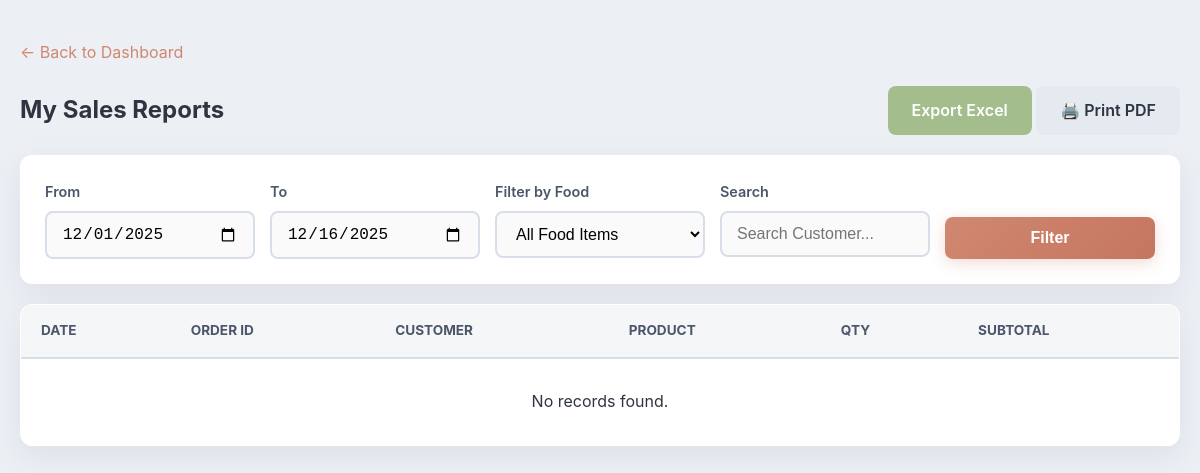
Page /pages/vendor_reports.php?page=2 (signed in) on the earlier database version.
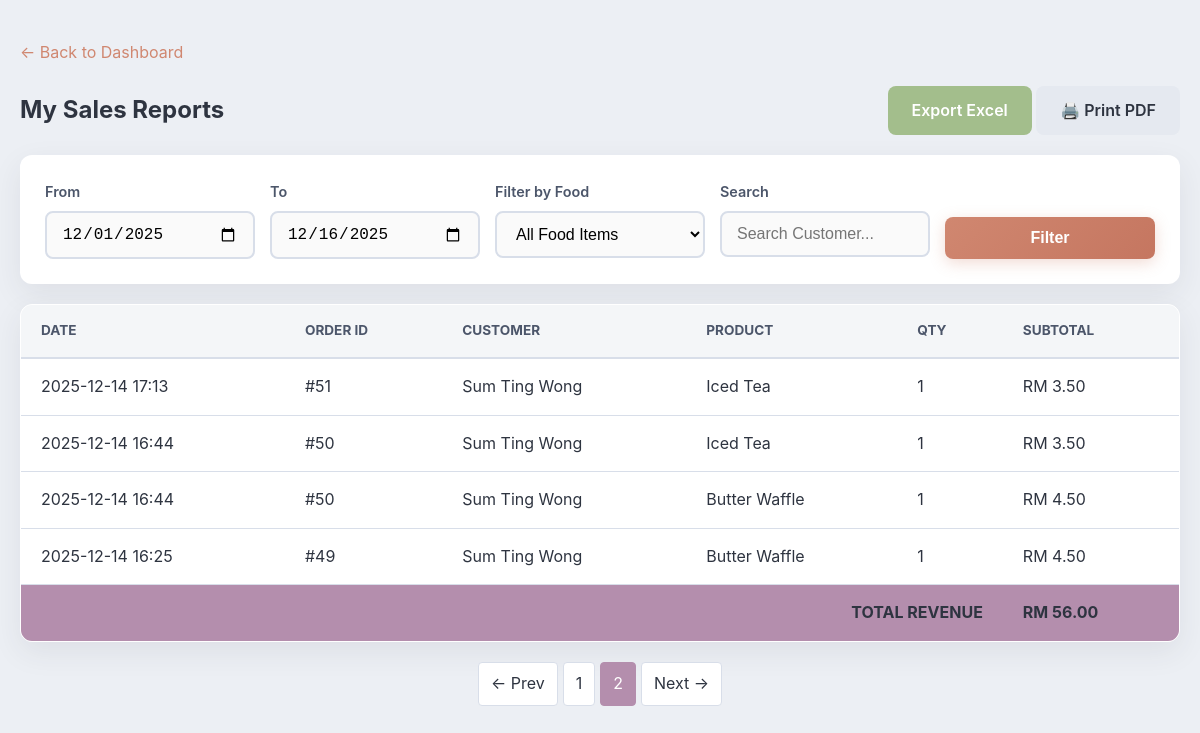
Same page on the later database version.
### tables this page shows
CREATE TABLE `orders` (
  `OrderId` int(11) NOT NULL,
  `PaymentId` int(11) NOT NULL,
  `UserId` int(11) NOT NULL,
  `StallId` int(11) NOT NULL,
  `Status` enum('pending','preparing','ready','complete') DEFAULT 'pending',
  `Notes` text DEFAULT NULL,
  `CreatedAt` datetime NOT NULL DEFAULT current_timestamp()
);

CREATE TABLE `users` (
  `UserId` int(11) NOT NULL,
  `Name` varchar(100) NOT NULL,
  `Email` varchar(255) NOT NULL,
  `HashedPassword` varchar(255) NOT NULL,
  `Role` enum('customer','admin','vendor') NOT NULL DEFAULT 'customer',
  `PhoneNumber` varchar(20) DEFAULT NULL,
  `CreatedAt` datetime NOT NULL DEFAULT current_timestamp()
);

CREATE TABLE `products` (
  `ProductId` int(11) NOT NULL,
  `StallId` int(11) NOT NULL,
  `CategoryId` int(11) DEFAULT NULL,
  `ProductName` varchar(150) NOT NULL,
  `Description` text DEFAULT NULL,
  `UnitPrice` decimal(10,2) NOT NULL,
  `IsAvailable` tinyint(1) NOT NULL DEFAULT 1,
  `IsUnlimitedStock` tinyint(1) NOT NULL DEFAULT 0,
  `Stock` int(11) NOT NULL DEFAULT 0
);

CREATE TABLE `orderitems` (
  `OrderListId` int(11) NOT NULL,
  `OrderId` int(11) NOT NULL,
  `ProductId` int(11) NOT NULL,
  `Quantity` int(11) NOT NULL,
  `Subtotal` decimal(10,2) NOT NULL,
  `Note` text DEFAULT NULL,
  `PickupTime` datetime DEFAULT NULL,
  `Status` enum('pending','preparing','ready','complete','cancelled') DEFAULT 'pending'
);

### pages/vendor_reports.php (the view, shortened to what this page needs)
<?php
include '../configs/db.php';
$userId = $_SESSION['user_id'];
$stmt = $db->prepare("SELECT StallId FROM stalls WHERE StaffId = :uid");
$stmt->execute([':uid' => $userId]);
$stall = $stmt->fetch(PDO::FETCH_ASSOC);
$stallId = $stall['StallId'];
$startDate = $_GET['start_date'] ?? date('Y-m-01');
$endDate = $_GET['end_date'] ?? date('Y-m-d');
$search = $_GET['search'] ?? '';
$baseWhere = "WHERE o.StallId = :sid AND DATE(o.CreatedAt) BETWEEN :start AND :end";
$params = [':sid' => $stallId, ':start' => $startDate, ':end' => $endDate];
    ?>
    <?php
$countSql = "SELECT COUNT(*) as total_records, SUM(ol.Subtotal) as grand_total
             FROM orders o
             JOIN orderitems ol ON o.OrderId = ol.OrderId
             JOIN products p ON ol.ProductId = p.ProductId
             JOIN users u ON o.UserId = u.UserId
             $baseWhere";
$stmtCount = $db->prepare($countSql);
$stmtCount->execute($params);
$totals = $stmtCount->fetch(PDO::FETCH_ASSOC);
$totalRecords = $totals['total_records'] ?? 0;
$grandTotalRevenue = $totals['grand_total'] ?? 0;
$page = isset($_GET['page']) ? max(1, intval($_GET['page'])) : 1;
$limit = 10;
$totalPages = ceil($totalRecords / $limit);
$offset = ($page - 1) * $limit;
$sql = "SELECT o.OrderId, o.CreatedAt, p.ProductName, ol.Quantity, ol.Subtotal, u.Name as CustomerName
        FROM orders o
        JOIN orderitems ol ON o.OrderId = ol.OrderId
        JOIN products p ON ol.ProductId = p.ProductId
        JOIN users u ON o.UserId = u.UserId
        $baseWhere
        ORDER BY o.CreatedAt DESC";
if (!isset($_GET['export'])) {
    $sql .= " LIMIT $limit OFFSET $offset";
}
$stmt = $db->prepare($sql);
$stmt->execute($params);
$reportData = $stmt->fetchAll(PDO::FETCH_ASSOC);
?>
<!DOCTYPE html>
<html lang="en">
<head>
    <link rel="stylesheet" href="../assets/css/aurora_theme.css">
</head>
<body>
    <div class="container">
        <div style="margin-bottom: 20px;">
            <a href="vendor_dashboard.php">&larr; Back to Dashboard</a>
        </div>
        <div style="display:flex; justify-content:space-between; align-items:center; margin-bottom:20px;">
            <h2 style="margin:0;">My Sales Reports</h2>
            <div>
                 <a href="?<?php echo http_build_query(array_merge($_GET, ['export' => 'excel'])); ?>" class="btn" style="background:#A3BE8C; color:white;">Export Excel</a>
                 <a href="?<?php echo http_build_query(array_merge($_GET, ['print_view' => '1'])); ?>" target="_blank" class="btn btn-secondary">🖨️ Print PDF</a>
            </div>
        </div>
        <form method="GET" action="" class="filter-bar form-group" style="display:grid; grid-template-columns: repeat(auto-fit, minmax(180px, 1fr)); gap: 15px;">
            <div><label>From</label><input type="date" name="start_date" value="<?php echo $startDate; ?>"></div>
            <div><label>To</label><input type="date" name="end_date" value="<?php echo $endDate; ?>"></div>
            <div><label>Filter by Food</label>
                <select name="food_id">
                    <option value="">All Food Items</option>
                </select>
            </div>
            <div><label>Search</label><input type="text" name="search" value="<?php echo htmlspecialchars($search); ?>" placeholder="Search Customer..."></div>
            <div style="display:flex; align-items:flex-end;"><button type="submit" class="btn btn-primary" style="width:100%;">Filter</button></div>
        </form>
        <div class="table-container">
            <table>
                <thead><tr><th>Date</th><th>Order ID</th><th>Customer</th><th>Product</th><th>Qty</th><th>Subtotal</th></tr></thead>
                <tbody>
                    <?php if (empty($reportData)): ?>
                        <tr><td colspan="6" style="text-align:center; padding: 30px;">No records found.</td></tr>
                    <?php else: ?>
                        <?php foreach ($reportData as $row): ?>
                        <tr>
                            <td><?php echo date('Y-m-d H:i', strtotime($row['CreatedAt'])); ?></td>
                            <td>#<?php echo $row['OrderId']; ?></td>
                            <td><?php echo htmlspecialchars($row['CustomerName']); ?></td>
                            <td><?php echo htmlspecialchars($row['ProductName']); ?></td>
                            <td><?php echo $row['Quantity']; ?></td>
                            <td>RM <?php echo number_format($row['Subtotal'], 2); ?></td>
                        </tr>
                        <?php endforeach; ?>
                        <tr style="background:#B48EAD; color:white;">
                            <td colspan="5" style="text-align:right; font-weight:bold;">TOTAL REVENUE</td>
                            <td style="font-weight:bold;">RM <?php echo number_format($grandTotalRevenue, 2); ?></td>
                        </tr>
                    <?php endif; ?>
                </tbody>
            </table>
        </div>
        <?php if ($totalPages > 1): ?>
        <div class="pagination">
            <?php
                $prevParams = array_merge($_GET, ['page' => $page - 1]);
                $nextParams = array_merge($_GET, ['page' => $page + 1]);
            ?>
            <a href="?<?php echo http_build_query($prevParams); ?>" class="page-link <?php echo ($page <= 1) ? 'disabled' : ''; ?>">&larr; Prev</a>
            <?php for($i = 1; $i <= $totalPages; $i++): $pParams = array_merge($_GET, ['page' => $i]); ?>
                <a href="?<?php echo http_build_query($pParams); ?>" class="page-link <?php echo ($i == $page) ? 'active' : ''; ?>"><?php echo $i; ?></a>
            <?php endfor; ?>
            <a href="?<?php echo http_build_query($nextParams); ?>" class="page-link <?php echo ($page >= $totalPages) ? 'disabled' : ''; ?>">Next &rarr;</a>
        </div>
        <?php endif; ?>
    </div>
</body>
</html>

### assets/css/aurora_theme.css (style rules this page uses)
:root { --aurora-red: #BF616A; --aurora-orange: #D08770; --aurora-yellow: #EBCB8B; --aurora-green: #A3BE8C; --aurora-purple: #B48EAD; --bg-body: #ECEFF4; --bg-card: #FFFFFF; --text-main: #2E3440; --text-muted: #4C566A; --border-color: #D8DEE9; --radius-sm: 8px; --radius-md: 12px; --radius-lg: 16px; --shadow-soft: 0 10px 30px rgba(46, 52, 64, 0.08); --shadow-hover: 0 20px 40px rgba(46, 52, 64, 0.12); }
body { background-color: var(--bg-body); font-family: 'Inter', -apple-system, BlinkMacSystemFont, "Segoe UI", Roboto, Helvetica, Arial, sans-serif; color: var(--text-main); margin: 0; padding: 0; line-height: 1.6; }
.container { max-width: 1200px; margin: 40px auto; padding: 0 20px; }
h2, h3, h4 { color: var(--text-main); font-weight: 700; margin-top: 0; }
a { color: var(--aurora-orange); text-decoration: none; transition: color 0.2s; }
.card, .payment-container, .stat-card, .table-container, form { background: var(--bg-card); border-radius: var(--radius-md); box-shadow: var(--shadow-soft); border: 1px solid white; overflow: hidden; transition: transform 0.3s ease, box-shadow 0.3s ease; }
.btn, .btn-primary, .btn-pay, .btn-admin { display: inline-block; padding: 12px 24px; border-radius: var(--radius-sm); font-weight: 600; border: none; cursor: pointer; transition: all 0.2s ease; text-align: center; font-size: 1rem; }
.btn-primary, .btn-admin.primary { background: linear-gradient(135deg, var(--aurora-orange), #c57660); color: white; box-shadow: 0 4px 15px rgba(208, 135, 112, 0.3); }
.btn-secondary, .btn-admin { background: #E5E9F0; color: var(--text-main); }
.form-group { margin-bottom: 20px; }
label { display: block; margin-bottom: 8px; font-weight: 600; color: var(--text-muted); font-size: 0.9rem; }
input[type="text"], input[type="email"], input[type="password"], input[type="number"], input[type="date"], select, textarea, .form-control { width: 100%; padding: 12px 15px; border: 2px solid var(--border-color); border-radius: var(--radius-sm); font-size: 1rem; transition: border-color 0.2s; background: #FAFAFA; box-sizing: border-box; }
.table-container { padding: 0 !important; }
table { width: 100%; border-collapse: collapse; }
thead { background: #F4F6F8; border-bottom: 2px solid var(--border-color); }
th { padding: 15px 20px; text-align: left; font-size: 0.85rem; text-transform: uppercase; color: var(--text-muted); font-weight: 700; }
td { padding: 15px 20px; border-bottom: 1px solid var(--border-color); color: var(--text-main); }
tr:last-child td { border-bottom: none; }
.filter-bar { background: white !important; border: none !important; box-shadow: var(--shadow-soft); padding: 25px !important; }

### pages/vendor_reports.php (style rules this page uses)
.pagination { display: flex; justify-content: center; gap: 5px; margin-top: 20px; }
.page-link { padding: 8px 12px; border: 1px solid #D8DEE9; background: white; border-radius: 4px; color: #2E3440; }
.page-link.active { background: #B48EAD; color: white; border-color: #B48EAD; }

Differences in the rows shown:
added orders: CreatedAt "2025-12-14 17:13", OrderId "51", UserId.Name "Sum Ting Wong", products.ProductName "Iced Tea", orderitems.Quantity "1", orderitems.Subtotal "3.50"
added orders: CreatedAt "2025-12-14 16:44", OrderId "50", UserId.Name "Sum Ting Wong", products.ProductName "Iced Tea", orderitems.Quantity "1", orderitems.Subtotal "3.50", products.ProductName "Butter Waffle", orderitems.Subtotal "4.50"
added orders: CreatedAt "2025-12-14 16:25", OrderId "49", UserId.Name "Sum Ting Wong", products.ProductName "Butter Waffle", orderitems.Quantity "1", orderitems.Subtotal "4.50"
Other differences:
$grandTotalRevenue: (not shown) → "56.00"
text no longer shown: "No records found."
text now shown: "TOTAL REVENUE RM ← Prev Next →"
new list line: "1"
new list line: "2"
